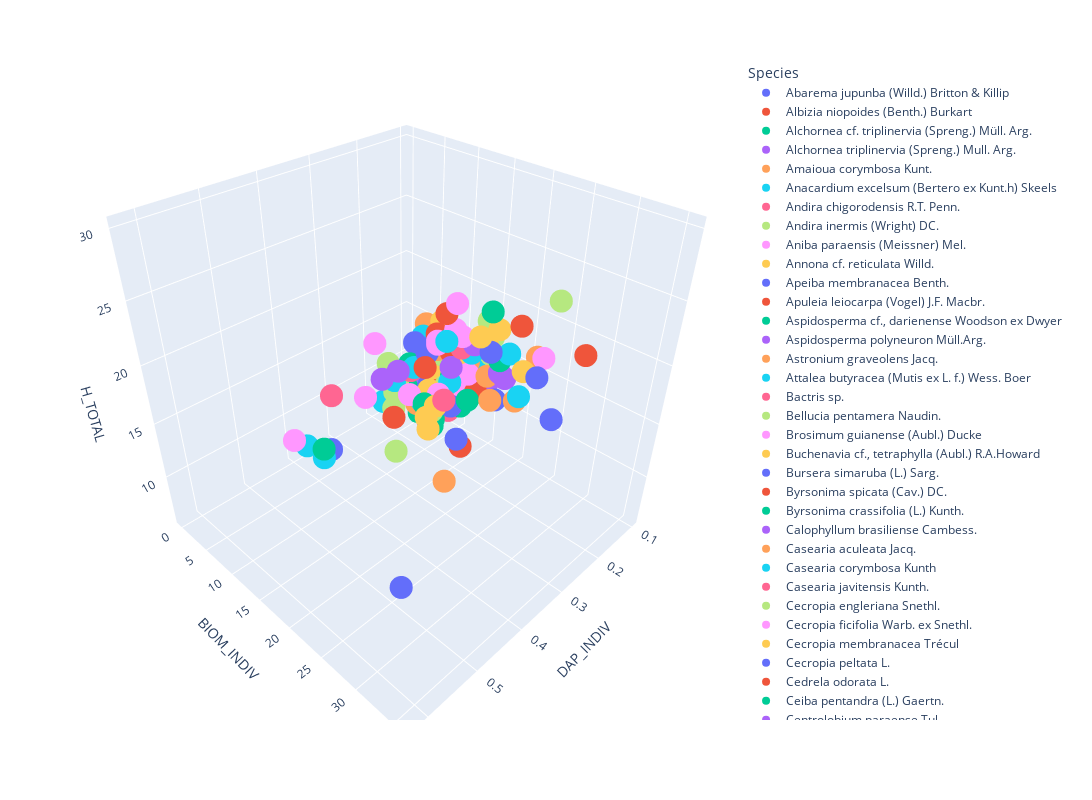
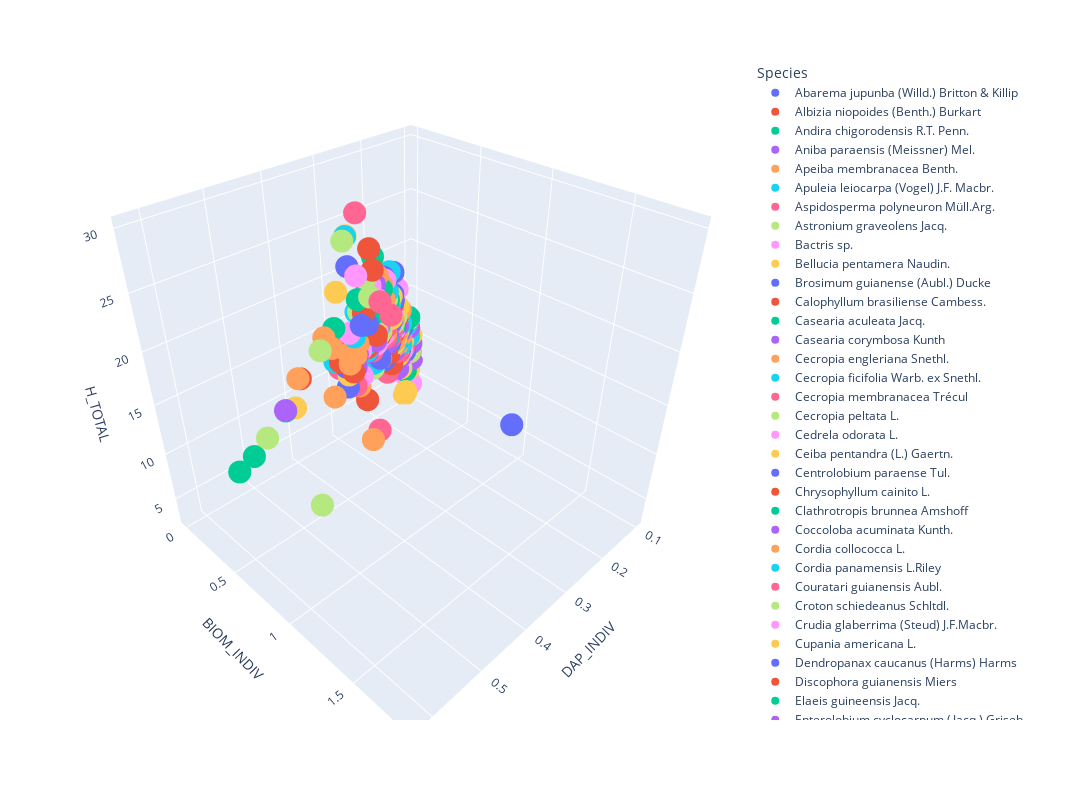

The code cell stored with these charts, in order, in its notebook:
### Markdown cell above
Tambien se grafican las varibles en en diagramas 3D para comprender la relacion que se ven en las caracteristicas fisicas para cada una de las especies. Para los proyectos de Kale y Platero

### Code cell
# 3D representation

fig = px.scatter_3d(dv,x=dv.DAP_INDIV,y=dv.BIOM_INDIV,z=dv.H_TOTAL,color=dv.Species,
                    log_x=False,width=1200, height=800)
fig1 = px.scatter_3d(dv2,x=dv2.DAP_INDIV,y=dv2.BIOM_INDIV,z=dv2.H_TOTAL,color=dv2.Species,
                    log_x=False,width=1200, height=800)
fig.show()
fig1.show()
